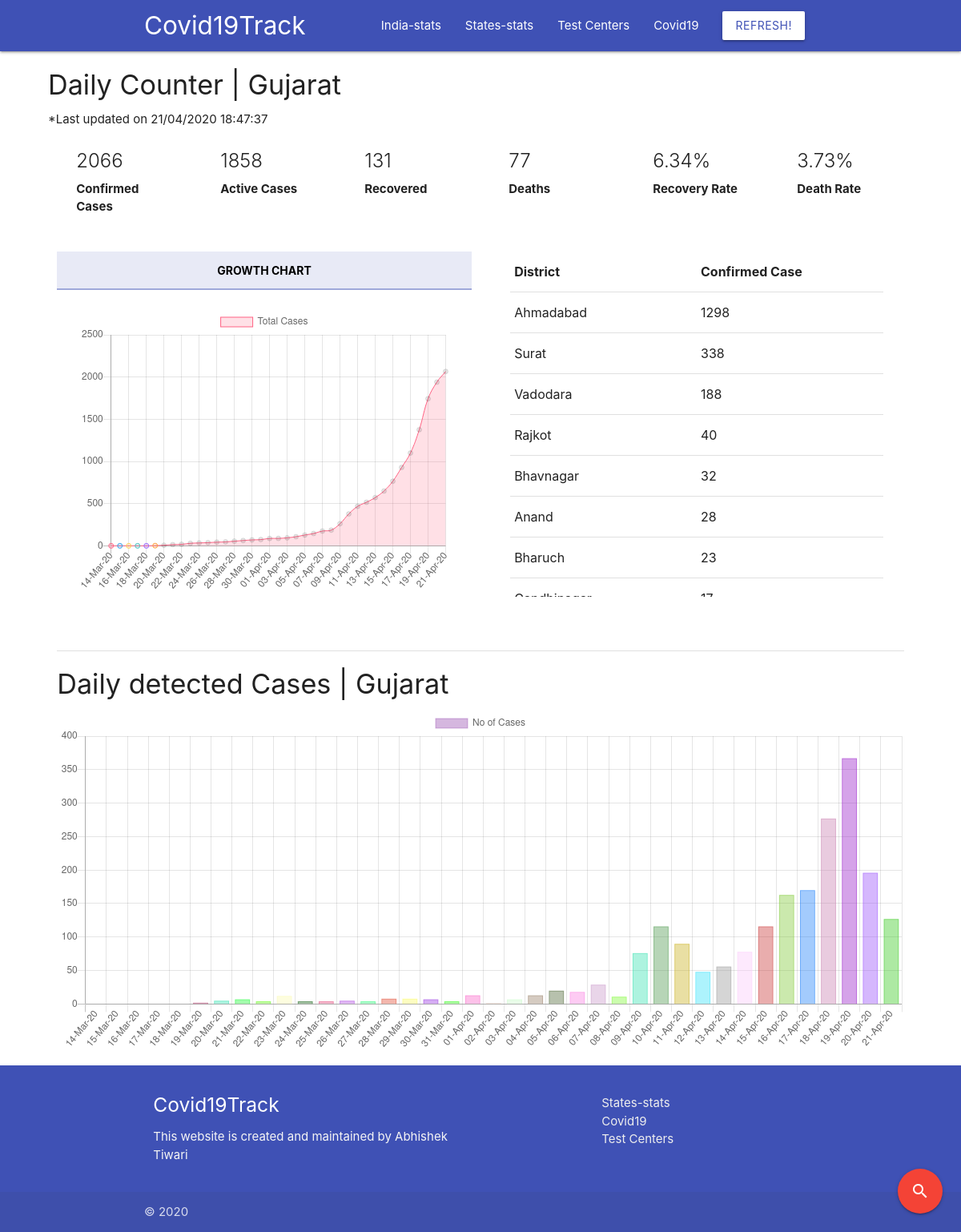
Page /india/IN-GJ/status on the earlier database version.
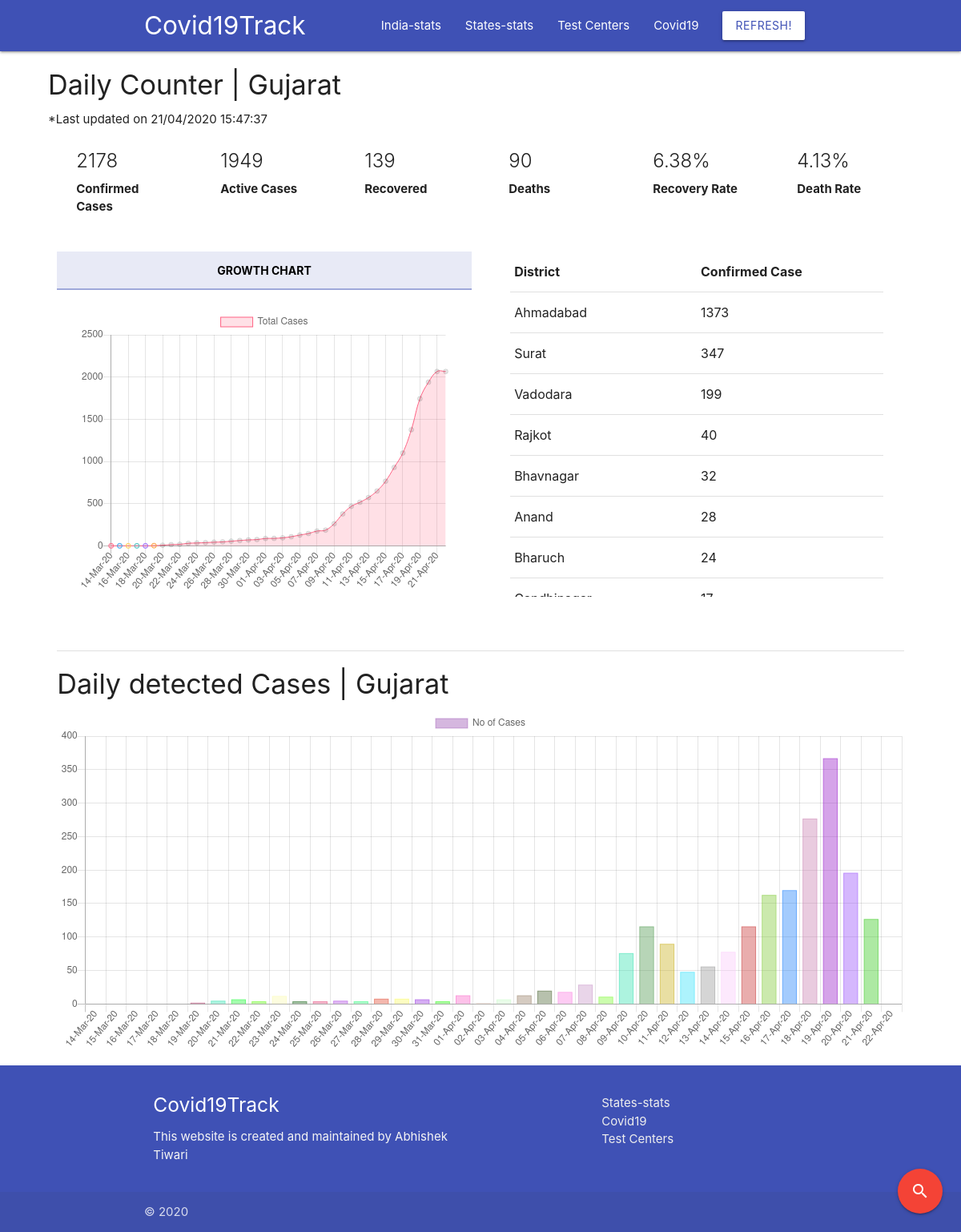
Same page on the later database version.
### indiaRecords/models.py (models this page shows, shortened)
class ImpParam(models.Model):
    key = models.CharField(max_length=100, unique=True)
    value = models.CharField(max_length=100)

class State(models.Model):
    name = models.CharField(max_length=100, unique=True)
    statecode = models.CharField(max_length=10,unique=True)
    confirmed = models.IntegerField(default=0)
    deaths = models.IntegerField(default=0)
    recovered = models.IntegerField(default=0)
    active = models.IntegerField(default=0)
    deltaconfirmed= models.IntegerField(default=0)
    deltadeaths= models.IntegerField(default=0)
    deltarecovered= models.IntegerField(default=0)
    latitude = models.DecimalField(max_digits=5, decimal_places=2, default=0)
    longitude = models.DecimalField(max_digits=5, decimal_places=2, default=0)
    lastupdatetime = models.CharField(max_length=100)

class District(models.Model):
    name = models.CharField(max_length=100)
    confirmed = models.IntegerField(default=0)
    deltaconfirmed = models.IntegerField(default=0)
    state = models.ForeignKey(State,on_delete=models.CASCADE)

### indiaRecords/views.py (the view, shortened to what this page needs)
# urls.py: path('india/<statecode>/status', iv.StateView.as_view(),name='state_status'),
class StateView(View):
    mytemplate = 'state_status.html'
    unsupported = 'Unsupported operation'
    def get(self, request, statecode):
        lastupdated = ImpParam.objects.get(key="indlastupdatetime").value
        state = State.objects.get(statecode=statecode)
        districts = District.objects.all().filter(state=state).order_by('-confirmed')
        confirmseries = ConfirmedTimeSeriesState.objects.all()
        datelabel = []
        datacumm = []
        datadaily = []
        barcolorlist=[]
        i=0
        callf = (statecode[-2]+statecode[-1]).lower()+"i"
        for cnf in confirmseries:
            datelabel.append(cnf.date)
            datadaily.append(getattr(cnf, callf))
            if(i==0):
                datacumm.append(getattr(cnf, callf))
            else:
                datacumm.append((datacumm[i-1]+getattr(cnf, callf)))
            clr = 'rgba('+str(random.randint(1, 10)*25)+','+str(random.randint(1, 10)*25)+','+str(random.randint(1, 10)*25)+','+'0.4';
            barcolorlist.append(clr)
            i = i+1
        context = {
            'state':state,
            'datacumm':datacumm,
            'datadaily':datadaily,
            'datelabel':datelabel,
            'districts':districts,
            'barcolorlist':barcolorlist,
            'lastupdated':lastupdated,
        }
        return render(request,self.mytemplate,context)

### indiaRecords/templates/state_status.html (shortened to what the changed rows need)
{% extends 'base.html' %}
{% load mathfilters %}
{% load static %}
{% block content %}
<div class="container widthextra">
  <div class="heading padding_zero-fixed">
    <h4 class="shadow">
      Daily Counter | {{ state.name}}
    </h4>
    *Last updated on {{lastupdated}}
    <div class="row">
        <div class="col s6 m4 l2">
          <div class="card ">
            <div class="card-content shadowblue">
              <span class="card-title counter-count">{{ state.confirmed }}</span>
              <p>
                Confirmed Cases <br>
              </p>
            </div>
          </div>
        </div>
        <div class="col s6 m4 l2">
          <div class="card">
            <div class="card-content shadowpurple">
              <span class="card-title counter-count">{{ state.active }}</span>
              <p>
                Active Cases <br>
              </p>
            </div>
          </div>
        </div>
        <div class="col s6 m4 l2">
          <div class="card">
            <div class="card-content shadowgreen">
              <span class="card-title counter-count">{{ state.recovered}}</span>
              <p>
                Recovered <br>
              </p>
            </div>
          </div>
        </div>
        <div class="col s6 m4 l2">
          <div class="card">
            <div class="card-content shadowred">
              <span class="card-title counter-count">{{ state.deaths}}</span>
              <p>
                Deaths <br>
              </p>
            </div>
          </div>
        </div>
        <div class="col s6 m4 l2">
          <div class="card">
            <div class="card-content shadowred">
              <span class="card-title"> {{ state.recovered|div:state.confirmed|mul:100|floatformat:2 }}%</span>
              <p>
                Recovery Rate <br>
              </p>
            </div>
          </div>
        </div>
        <div class="col s6 m4 l2">
          <div class="card">
            <div class="card-content shadowred">
              <span class="card-title">{{ state.deaths|div:state.confirmed|mul:100|floatformat:2 }}%</span>
              <p>
                Death Rate <br>
              </p>
            </div>
          </div>
        </div>
    </div>
    </div>
    <div class="row">
      <div class="col s6 m6 l6 hide-on-small-only">
        <div class="card">
        <div class="card-content ">
          <canvas id="myChart_line" width="400" height="300"></canvas>
        </div>
        </div>
      </div>
      <div class="col s12 m6 l6">
        <div class="container width90">
        <table class="highlight">
          <thead>
            <tr>
                <th>District</th>
                <th>Confirmed Case</th>
            </tr>
          </thead>
          <tbody>
            {% for district in districts %}
            <tr>
              <td>{{ district.name }}</td>
              <td>{{ district.confirmed }}</td>
            </tr>
            {% endfor %}
          </tbody>
        </table>
        </div>
      </div>
  </div>
  <div class="row">
    <div class="col s12 l12 m12">
      <div class="divider margin_top"> </div>
      <h4 class="shadow"> Daily detected Cases | {{state.name}}</h4>
    </div>
    <div class="col s12 l12 m12 hide-on-small-only">
      <canvas id="myChart_daily_bar" width="100%" height="40%"> </canvas>
    </div>
  </div>
</div>
<script>
var ctx = document.getElementById('myChart_line').getContext('2d');
var myChart = new Chart(ctx, {
  type: 'line',
  data: {
      labels: {{ datelabel |safe}},
      datasets: [{
          label: 'Total Cases',
          data: {{ datacumm | safe}},
          backgroundColor: [
              'rgba(255, 99, 132, 0.2)',
              'rgba(54, 162, 235, 0.2)',
              'rgba(255, 206, 86, 0.2)',
              'rgba(75, 192, 192, 0.2)',
              'rgba(153, 102, 255, 0.2)',
              'rgba(255, 159, 64, 0.2)'
          ],
          borderColor: [
              'rgba(255, 99, 132, 1)',
              'rgba(54, 162, 235, 1)',
              'rgba(255, 206, 86, 1)',
              'rgba(75, 192, 192, 1)',
              'rgba(153, 102, 255, 1)',
              'rgba(255, 159, 64, 1)'
          ],
          borderWidth: 1
      }]
  },
  options: {
      scales: {
          yAxes: [{
              ticks: {
                  beginAtZero: true
              }
          }]
      }
  }
});
</script>
{% endblock %}

Differences in the rows shown:
changed State "Gujarat": confirmed "2066" → "2178"; active "1858" → "1949"; recovered "131" → "139"; deaths "77" → "90"; recovered|div "6.34" → "6.38"; deaths|div "3.73" → "4.13"
changed ImpParam: value "21/04/2020 18:47:37" → "21/04/2020 15:47:37"
changed District "Ahmadabad": confirmed "1298" → "1373"
changed District "Surat": confirmed "338" → "347"
changed District "Vadodara": confirmed "188" → "199"
changed District "Bharuch": confirmed "23" → "24"
Other differences:
chart data {{ datacumm | safe }}: [0, 0, 0, 0, 0, 2, 7, 14, 18, 30, 34, 38, 43, 47, 55, 63, 70, 74, 87, 88, 95, 108, 128, 146, 175, 186, 262, 378, 468, 516, 572, 650, 766, 929, 1099, 1376, 1743, 1939, 2066] → [0, 0, 0, 0, 0, 2, 7, 14, 18, 30, 34, 38, 43, 47, 55, 63, 70, 74, 87, 88, 95, 108, 128, 146, 175, 186, 262, 378, 468, 516, 572, 650, 766, 929, 1099, 1376, 1743, 1939, 2066, 2066]
chart data {{ datadaily |safe }}: [0, 0, 0, 0, 0, 2, 5, 7, 4, 12, 4, 4, 5, 4, 8, 8, 7, 4, 13, 1, 7, 13, 20, 18, 29, 11, 76, 116, 90, 48, 56, 78, 116, 163, 170, 277, 367, 196, 127] → [0, 0, 0, 0, 0, 2, 5, 7, 4, 12, 4, 4, 5, 4, 8, 8, 7, 4, 13, 1, 7, 13, 20, 18, 29, 11, 76, 116, 90, 48, 56, 78, 116, 163, 170, 277, 367, 196, 127, 0]
